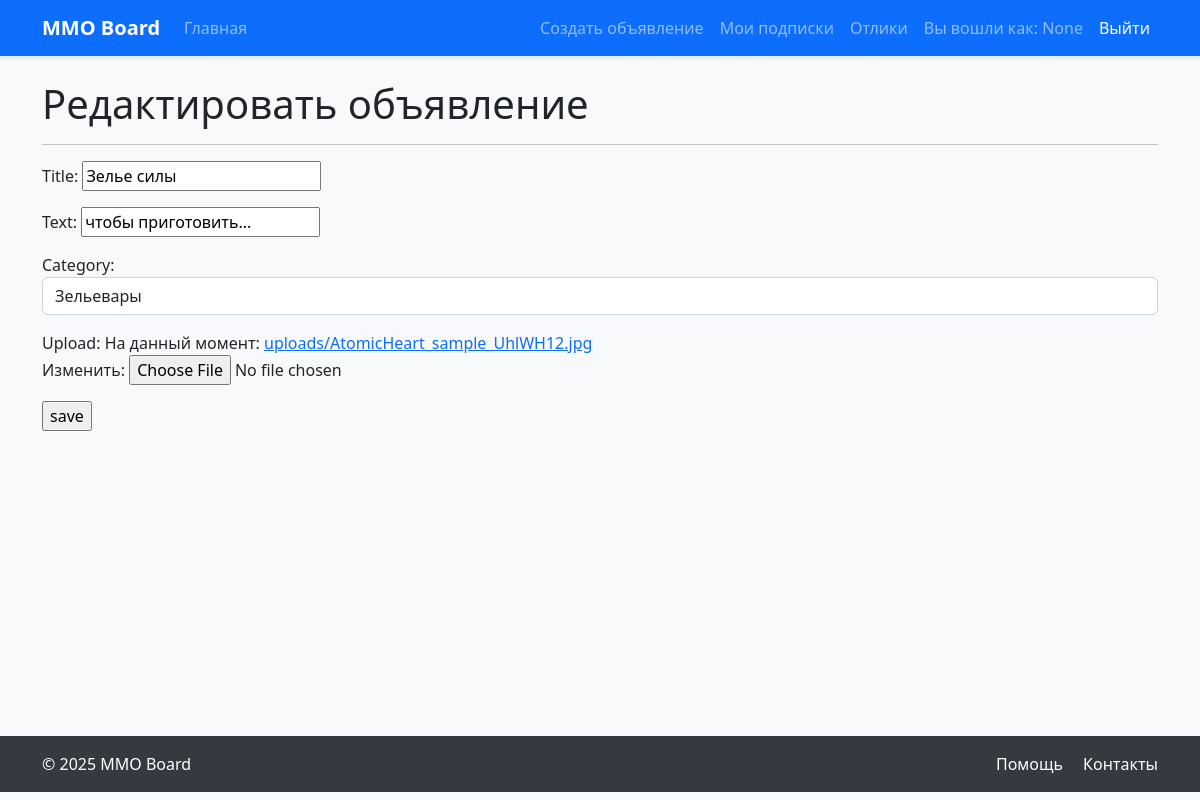
/article/6/update/ (signed in), run on the app's committed database.
### mmo_board/models.py (models this page shows, shortened)
class User(AbstractUser):
    username = None
    email = models.EmailField(_('email address'), unique=True)
    confirmation_code = models.CharField(max_length=6, blank=True)
    is_confirmed = models.BooleanField(default=False)
    date_joined = models.DateTimeField(auto_now_add=True)
    USERNAME_FIELD = 'email'
    REQUIRED_FIELDS = []
    objects = UserManager()
    class Meta:
        verbose_name = _('user')
        verbose_name_plural = _('users')

class Article(models.Model):
    author = models.ForeignKey(User, on_delete=models.CASCADE)
    article_time = models.DateTimeField(auto_now_add=True)
    title = models.CharField(max_length=120)
    text = models.TextField()
    category = models.ForeignKey(Category, on_delete=models.CASCADE)
    upload = models.FileField(upload_to='uploads/')

### mmo_board/views.py (the view)
# urls.py: path('<int:pk>/update/', ArticleUpdate.as_view(), name='article_update'),
class ArticleUpdate(LoginRequiredMixin, UpdateView):
    form_class = ArticleForm
    model = Article
    template_name = 'article_edit.html'
    context_object_name = 'article'
    def dispatch(self, request, *args, **kwargs):
        obj = self.get_object()
        if obj.author != request.user:
            raise Http404("Вы не можете редактировать это объявление.")
        return super().dispatch(request, *args, **kwargs)

### mmo_board/forms.py (shortened to what this page needs)
class ArticleForm(forms.ModelForm):
    title = forms.CharField(min_length=1)
    text = forms.CharField(min_length=1)
    class Meta:
        model = Article
        fields = ['title', 'text', 'category', 'upload']
        widgets = {
            'title': forms.TextInput(attrs={'class': 'form-control'}),
            'text': forms.Textarea(attrs={'class': 'form-control'}),
            'category': forms.Select(attrs={'class': 'form-control'}),
        }

### mmo_board/models.py (called while the page is built)
    def __str__(self):
        return self.get_name_display()

### templates/article_edit.html (shortened to what this page needs)
{% extends 'flatpages/default.html' %}
{% block content %}
<h1>Редактировать объявление</h1>
<hr>
    {% if user == article.author %}
<form action="" method="post" enctype="multipart/form-data">
    {{ form.as_p }}
    <input type="submit" value="save" />
</form>
    {% else %}
<p> Вы не можете редактировать чужие объявления </p>
    {% endif %}
{% endblock content %}

### templates/flatpages/default.html (shortened to what this page needs)
<!DOCTYPE html>
<html lang="ru">
<head>
    <link href="https://cdn.jsdelivr.net/npm/bootstrap@5.3.0/dist/css/bootstrap.min.css" rel="stylesheet">
    {% load static %}
    <link href="{% static 'css/styles.css' %}" rel="stylesheet">
</head>
<body>
    <nav class="navbar navbar-expand-lg navbar-dark bg-primary">
        <div class="container">
            <a class="navbar-brand fw-bold" href="{% url 'article_list' %}">MMO Board</a>
            <div class="collapse navbar-collapse" id="navbarContent">
                <ul class="navbar-nav me-auto">
                    <li class="nav-item">
                        <a class="nav-link" href="{% url 'article_list' %}">Главная</a>
                    </li>
                </ul>
                <ul class="navbar-nav">
                    {% if user.is_authenticated %}
                        <li class="nav-item">
                            <a class="nav-link" href="{% url 'article_create' %}">Создать объявление</a>
                        </li>
                        <li class="nav-item">
                            <a class="nav-link" href="{% url 'subscriptions' %}">Мои подписки</a>
                        </li>
                        <li class="nav-item">
                            <a class="nav-link" href="{% url 'my_responses' %}">Отлики</a>
                        </li>
                        <li class="nav-item">
                            <span class="nav-link">Вы вошли как: {{ user.username }}</span>
                        </li>
                        <li class="nav-item">
                            <a class="nav-link text-white" href="{% url 'account_logout' %}">Выйти</a>
                        </li>
                    {% endif %}
                </ul>
            </div>
        </div>
    </nav>
    <main class="main-content py-4">
        <div class="container">
            <div class="row">
                <div class="col-12">
                    {% block content %}{% endblock %}
                </div>
            </div>
        </div>
    </main>
    <footer class="footer py-3 mt-auto">
        <div class="container">
            <div class="row">
                <div class="col-md-6 text-center text-md-start">
                    <span class="text-white">&copy; {% now "Y" %} MMO Board</span>
                </div>
                <div class="col-md-6 text-center text-md-end">
                    <a href="#" class="text-white text-decoration-none me-3">Помощь</a>
                    <a href="#" class="text-white text-decoration-none">Контакты</a>
                </div>
            </div>
        </div>
    </footer>
</body>
</html>

### templates/flatpages/default.html (style rules this page uses)
body { background-color: #f8f9fa; }
.navbar { box-shadow: 0 2px 4px rgba(0,0,0,.1); }
.main-content { min-height: calc(100vh - 120px); }
.footer { background-color: #343a40; color: white; }

### data on the page
User: username "None"
Article: title "Зелье силы", text "чтобы приготовить...", category "Зельевары"
